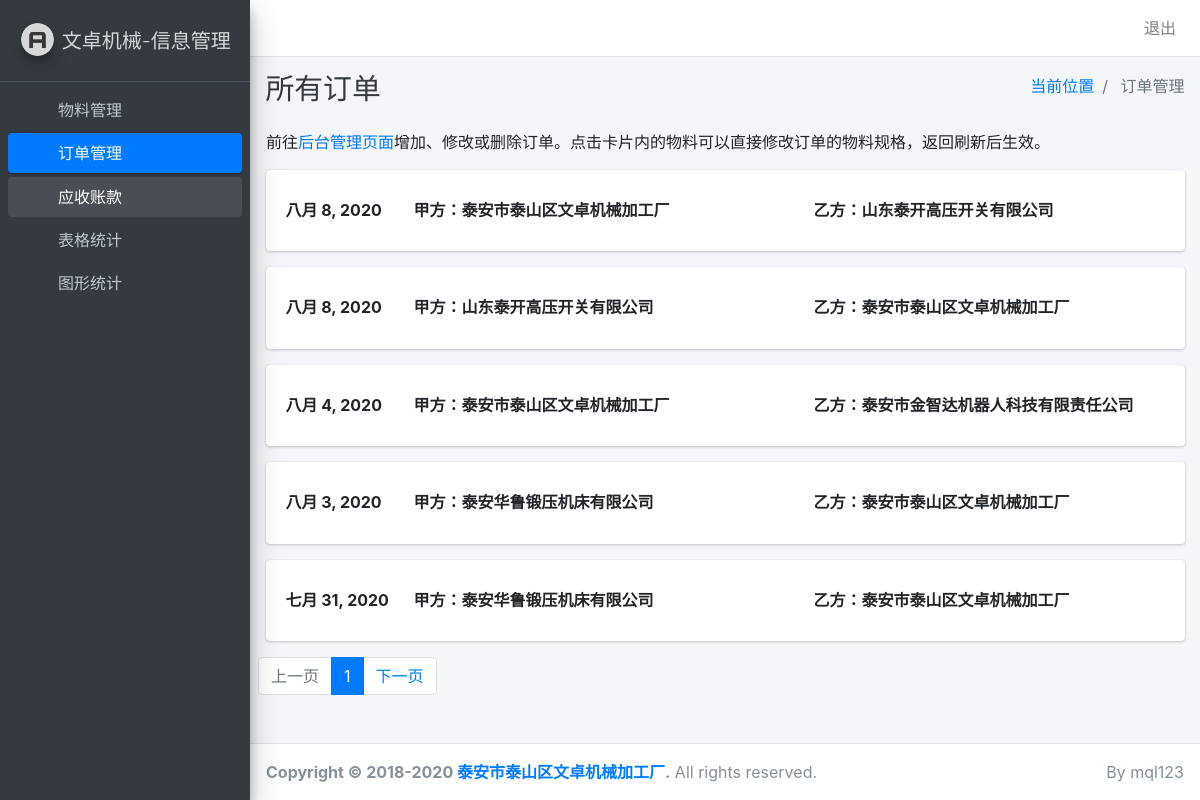
/order/ (signed in), run on the app's committed database.
### order/models.py (models this page shows, shortened)
class Order(models.Model):
    buyer = models.ForeignKey(Company, on_delete=models.CASCADE, related_name='comp_buyer', verbose_name='甲方')
    seller = models.ForeignKey(Company, on_delete=models.CASCADE, related_name='comp_seller', verbose_name='乙方')
    mat_set = models.ManyToManyField(Material, related_name='mat_order', verbose_name='产品列表')
    order_place = models.CharField(max_length=200, verbose_name='合同签订地点')
    order_code = models.CharField(max_length=200, verbose_name='甲方合同编号')
    order_date = models.DateField(verbose_name='合同签订日期')
    deposit_percent = models.FloatField(verbose_name='预付定金比例（百分数）',default=0.0)
    def get_sum(self):
        return sum((mat.material_price*mat.material_num for mat in self.mat_set.all()))
    def get_deposit(self):
        return sum((mat.material_price*mat.material_num for mat in self.mat_set.all()))*self.deposit_percent/100
    class Meta:
        verbose_name = "订单"
        verbose_name_plural = "订单"

class Company(models.Model):
    comp_name = models.CharField(max_length=200, verbose_name='公司名称')
    comp_addr = models.CharField(max_length=200, verbose_name='公司地址',blank=True)
    comp_legal_person = models.CharField(max_length=100, verbose_name='法定代表人',blank=True)
    comp_agent_person = models.CharField(max_length=100, verbose_name='委托代理人',blank=True)
    comp_phone = models.CharField(max_length=20, verbose_name='电话',blank=True)
    comp_mail = models.CharField(max_length=20, verbose_name='邮编',blank=True)
    comp_bank_name = models.CharField(max_length=30, verbose_name='开户银行',blank=True)
    comp_bank_account = models.CharField(max_length=30, verbose_name='银行账号',blank=True)
    comp_tax_account = models.CharField(max_length=30, verbose_name='税号',blank=True)
    comp_contact_person = models.CharField(max_length=30, verbose_name='联系人',blank=True)
    def __str__(self):
        return self.comp_name
    class Meta:
        verbose_name = "客户"
        verbose_name_plural = "客户"

### login/wrapper.py (the view)
    def wrapper(*args, **kw):
        if args[0].session.get('is_login'):
            return func(*args,**kw)
        else:
            return redirect('login:login')

### login/wrapper.py (called while the page is built)
def login_required(func):
    def wrapper(*args, **kw):
        if args[0].session.get('is_login'):
            return func(*args,**kw)
        else:
            return redirect('login:login')
    return wrapper

### material/models.py (called while the page is built)
    def __str__(self):
        return self.material_name +' 规格：'+ self.material_spec + f' 单价：{self.material_price}元'

### order/views.py (called while the page is built)
@login_required
def listing(request):
    order_list = Order.objects.order_by('-order_date')
    paginator = Paginator(order_list, 5)  # Show 25 contacts per page.
    page_number = request.GET.get('page')
    page_obj = paginator.get_page(page_number)
    return render(request, 'order/index.html', {'page_obj': page_obj})

### order/templates/order/index.html (shortened to what this page needs)
{% extends 'base.html' %}
{% load static %}
{% block header %}
    所有订单
{% endblock %}
{% block where %}
    订单管理
{% endblock %}
{% block content %}
    <div class="dataTables_info" role="status" aria-live="polite" style="margin-bottom: 1rem;margin-left: 0.5rem">
        前往<a href="/admin/order/order/" target="_blank">后台管理页面</a>增加、修改或删除订单。点击卡片内的物料可以直接修改订单的物料规格，返回刷新后生效。
    </div>
    <div class="col-sm-12">
        {% for order in page_obj %}
            <div class="card collapsed-card">
                <div class="card-header">
                    <h3 class="card-title"
                        style="white-space: pre;font-size: 1rem;font-weight: bold">
                        <div style="width: 8rem;float: left">{{ order.order_date }}</div><div style="width: 25rem;float: left">甲方：{{ order.buyer }}</div><div style="width: 100px;float: left">乙方：{{ order.seller }}</div>
                        <br></h3>
                    <div class="card-tools">
                        <button type="button" class="btn btn-tool" data-card-widget="collapse" data-toggle="tooltip"
                                title="Collapse">
                            <i class="fas fa-plus"></i></button>
                        <button type="button" class="btn btn-tool" data-card-widget="remove" data-toggle="tooltip"
                                title="Remove">
                            <i class="fas fa-times"></i></button>
                    </div>
                </div>
            </div>
        {% endfor %}
    </div>
    <br>
    <div class="dataTables_paginate paging_simple_numbers" id="example1_paginate">
        <ul class="pagination">
            {% if page_obj.has_previous %}
                <li class="paginate_button page-item previous" id="example1_previous"><a
                        href="?page={{ page_obj.previous_page_number }}"
                        aria-controls="example1"
                        data-dt-idx="0"
                        tabindex="0"
                        class="page-link">上一页</a>
                </li>
            {% else %}
                <li class="paginate_button page-item previous disabled" id="example1_previous"><a href="#"
                                                                                                  aria-controls="example1"
                                                                                                  data-dt-idx="0"
                                                                                                  tabindex="0"
                                                                                                  class="page-link">上一页</a>
                </li>
            {% endif %}
            <li class="paginate_button page-item active"><a href="{{ page_obj.number }}" aria-controls="example1"
                                                            data-dt-idx="1"
                                                            tabindex="0" class="page-link">{{ page_obj.number }}</a>
            </li>
            {% if page_obj.has_next %}
                <li class="paginate_button page-item next" id="example1_next"><a
                        href="?page={{ page_obj.next_page_number }}" aria-controls="example1"
                        data-dt-idx="7" tabindex="0"
                        class="page-link">下一页</a></li>
            {% endif %}
        </ul>
    </div>
{% endblock %}

### data on the page
Order: order_date "八月 8, 2020", buyer "泰安市泰山区文卓机械加工厂", seller "山东泰开高压开关有限公司"
Order: order_date "八月 8, 2020", buyer "山东泰开高压开关有限公司", seller "泰安市泰山区文卓机械加工厂"
Order: order_date "八月 4, 2020", buyer "泰安市泰山区文卓机械加工厂", seller "泰安市金智达机器人科技有限责任公司"
Order: order_date "八月 3, 2020", buyer "泰安华鲁锻压机床有限公司", seller "泰安市泰山区文卓机械加工厂"
Order: order_date "七月 31, 2020", buyer "泰安华鲁锻压机床有限公司", seller "泰安市泰山区文卓机械加工厂"

### other printed values
{{ page_obj.number }} "1"
